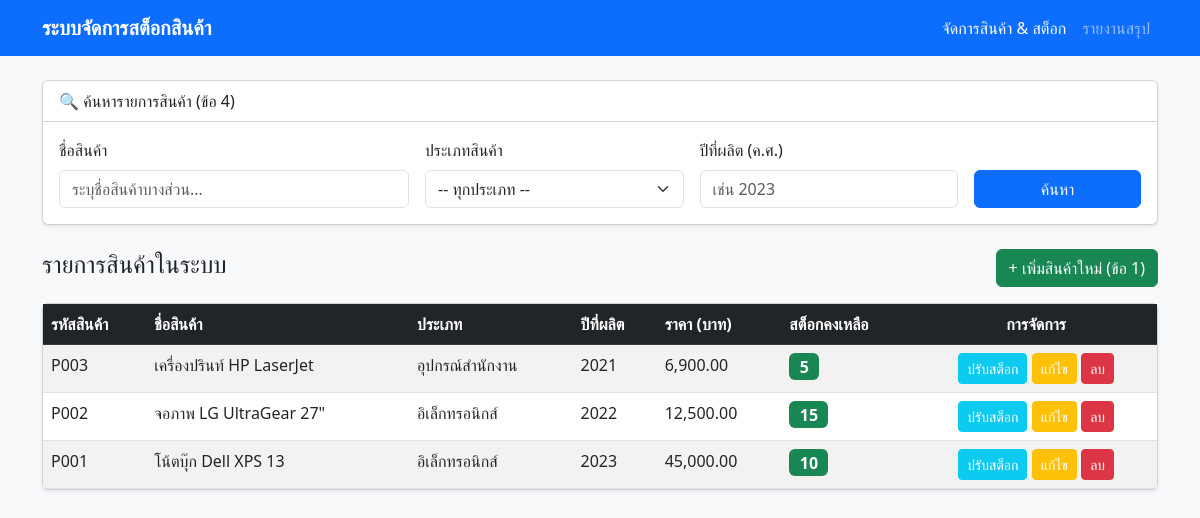
The page / on the database its author committed.
### tables this page shows
CREATE TABLE IF NOT EXISTS `products` (
  `id` INT AUTO_INCREMENT PRIMARY KEY,
  `code` VARCHAR(50) NOT NULL UNIQUE,
  `name` VARCHAR(150) NOT NULL,
  `category_id` INT NOT NULL,
  `manufacture_year` INT NOT NULL,
  `price` DECIMAL(10,2) NOT NULL DEFAULT 0.00,
  `stock_quantity` INT NOT NULL DEFAULT 0,
  `created_at` TIMESTAMP DEFAULT CURRENT_TIMESTAMP,
  FOREIGN KEY (`category_id`) REFERENCES `categories`(`id`) ON DELETE CASCADE
);

CREATE TABLE IF NOT EXISTS `categories` (
  `id` INT AUTO_INCREMENT PRIMARY KEY,
  `name` VARCHAR(100) NOT NULL
);

### index.php (the view, shortened to what this page needs)
<?php
require_once 'db.php';
$search_name = isset($_GET['search_name']) ? trim($_GET['search_name']) : '';
$search_year = isset($_GET['search_year']) ? trim($_GET['search_year']) : '';
$where = ["1=1"];
$sql = "SELECT p.*, c.name AS category_name
        FROM products p
        LEFT JOIN categories c ON p.category_id = c.id
        WHERE " . implode(' AND ', $where) . "
        ORDER BY p.id DESC";
$products = $conn->query($sql);
?>
<!DOCTYPE html>
<html lang="th">
<head>
    <link href="https://cdn.jsdelivr.net/npm/bootstrap@5.3.0/dist/css/bootstrap.min.css" rel="stylesheet">
</head>
<body class="bg-light">
<nav class="navbar navbar-expand-lg navbar-dark bg-primary mb-4">
    <div class="container">
        <a class="navbar-brand fw-bold" href="index.php">ระบบจัดการสต็อกสินค้า</a>
        <div class="navbar-nav">
            <a class="nav-link active" href="index.php">จัดการสินค้า & สต็อก</a>
            <a class="nav-link" href="report.php">รายงานสรุป</a>
        </div>
    </div>
</nav>
<div class="container">
    <div class="card mb-4 shadow-sm">
        <div class="card-header bg-white font-weight-bold d-flex justify-content-between align-items-center">
            <span>🔍 ค้นหารายการสินค้า (ข้อ 4)</span>
        </div>
        <div class="card-body">
            <form method="GET" action="index.php" class="row g-3">
                <div class="col-md-4">
                    <label class="form-label">ชื่อสินค้า</label>
                    <input type="text" name="search_name" class="form-control" value="<?= htmlspecialchars($search_name) ?>" placeholder="ระบุชื่อสินค้าบางส่วน...">
                </div>
                <div class="col-md-3">
                    <label class="form-label">ประเภทสินค้า</label>
                    <select name="search_category" class="form-select">
                        <option value="">-- ทุกประเภท --</option>
                    </select>
                </div>
                <div class="col-md-3">
                    <label class="form-label">ปีที่ผลิต (ค.ศ.)</label>
                    <input type="number" name="search_year" class="form-control" value="<?= htmlspecialchars($search_year) ?>" placeholder="เช่น 2023">
                </div>
                <div class="col-md-2 d-flex align-items-end">
                    <button type="submit" class="btn btn-primary w-100">ค้นหา</button>
                </div>
            </form>
        </div>
    </div>
    <div class="d-flex justify-content-between align-items-center mb-3">
        <h4>รายการสินค้าในระบบ</h4>
        <button class="btn btn-success" data-bs-toggle="modal" data-bs-target="#addProductModal">+ เพิ่มสินค้าใหม่ (ข้อ 1)</button>
    </div>
    <div class="card shadow-sm">
        <div class="card-body p-0">
            <table class="table table-striped table-hover mb-0">
                <thead class="table-dark">
                    <tr>
                        <th>รหัสสินค้า</th>
                        <th>ชื่อสินค้า</th>
                        <th>ประเภท</th>
                        <th>ปีที่ผลิต</th>
                        <th>ราคา (บาท)</th>
                        <th>สต็อกคงเหลือ</th>
                        <th class="text-center">การจัดการ</th>
                    </tr>
                </thead>
                <tbody>
                    <?php if ($products && $products->num_rows > 0): ?>
                        <?php while ($row = $products->fetch_assoc()): ?>
                            <tr>
                                <td><?= htmlspecialchars($row['code']) ?></td>
                                <td><?= htmlspecialchars($row['name']) ?></td>
                                <td><?= htmlspecialchars($row['category_name']) ?></td>
                                <td><?= $row['manufacture_year'] ?></td>
                                <td><?= number_format($row['price'], 2) ?></td>
                                <td>
                                    <span class="badge <?= $row['stock_quantity'] < 5 ? 'bg-danger' : 'bg-success' ?> fs-6">
                                        <?= $row['stock_quantity'] ?>
                                    </span>
                                </td>
                                <td class="text-center">
                                    <button class="btn btn-sm btn-info text-white" onclick="openStockModal(<?= $row['id'] ?>, '<?= htmlspecialchars($row['name']) ?>')">ปรับสต็อก</button>
                                    <button class="btn btn-sm btn-warning text-white" onclick="openEditModal(<?= htmlspecialchars(json_encode($row)) ?>)">แก้ไข</button>
                                    <a href="index.php?delete=<?= $row['id'] ?>" class="btn btn-sm btn-danger" onclick="return confirm('ยืนยันการลบรายการนี้?')">ลบ</a>
                                </td>
                            </tr>
                        <?php endwhile; ?>
                    <?php else: ?>
                        <tr><td colspan="7" class="text-center text-muted py-4">❌ ไม่พบข้อมูลสินค้าที่ตรงตามเงื่อนไขการค้นหา</td></tr>
                    <?php endif; ?>
                </tbody>
            </table>
        </div>
    </div>
</div>
</body>
</html>

### rows shown on the page
products: code "P003", name "เครื่องปรินท์ HP LaserJet", category.name "อุปกรณ์สำนักงาน", manufacture_year "2021", price "6,900.00", stock_quantity "5"
products: code "P002", name "จอภาพ LG UltraGear 27\"", category.name "อิเล็กทรอนิกส์", manufacture_year "2022", price "12,500.00", stock_quantity "15"
products: code "P001", name "โน้ตบุ๊ก Dell XPS 13", category.name "อิเล็กทรอนิกส์", manufacture_year "2023", price "45,000.00", stock_quantity "10"
